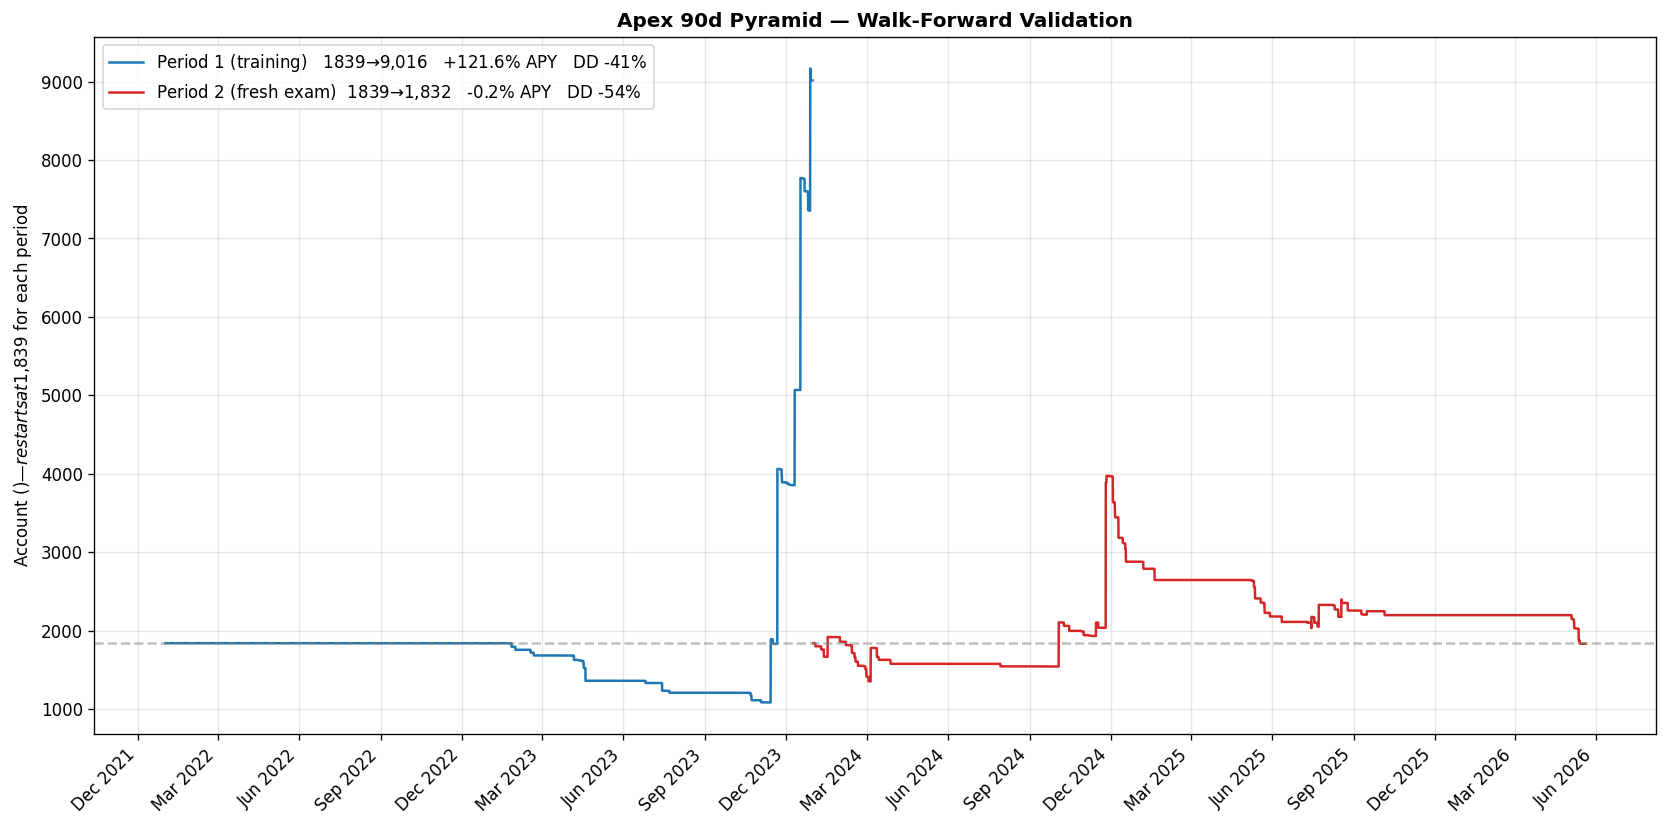

Python code for this plot:
"""
WALK-FORWARD VALIDATION on APEX 90d Pyramid (4H)

Period 1 ("training"):  Jan 2022 - Dec 2023  (the years where we observed the strategy work)
Period 2 ("fresh exam"): Jan 2024 - May 2026  (out-of-sample, what someone starting fresh would have)

If the strategy holds up in Period 2 with similar metrics → real edge.
If it falls apart in Period 2 → was curve-fit to 2023's bull run.

Same exact rules. Same code. Different time windows.
"""
import ccxt
import pandas as pd
import numpy as np
import matplotlib.pyplot as plt
import matplotlib.dates as mdates

ASSETS = ['BTC/USDT', 'ETH/USDT', 'SOL/USDT', 'LINK/USDT', 'ADA/USDT', 'SUI/USDT']

INITIAL_CAPITAL  = 1839.17
RISK_PCT         = 0.02
HARD_STOP_PCT    = 0.05
PYRAMID_N_STEP   = 1.0
MAX_UNITS        = 4
MAX_POSITIONS    = 3
MAX_LEVERAGE     = 20
FEE_PER_LEG      = 0.0010
LOOKBACK_BARS    = 540  # 90 days on 4H

exchange = ccxt.binance()
since_full = exchange.parse8601('2021-01-01T00:00:00Z')   # fetch from 2021 for warmup

def fetch_full(symbol, timeframe, since_ms, exchange):
    all_candles = []
    while True:
        batch = exchange.fetch_ohlcv(symbol, timeframe, since=since_ms, limit=1000)
        if not batch: break
        all_candles.extend(batch)
        since_ms = batch[-1][0] + 1
        if len(batch) < 1000: break
    return all_candles

print("Fetching 4H data...")
all_data = {}
for asset in ASSETS:
    raw = fetch_full(asset, '4h', since_full, exchange)
    if not raw or len(raw) < 220: continue
    df = pd.DataFrame(raw, columns=['ts','open','high','low','close','volume'])
    df['dt'] = pd.to_datetime(df['ts'], unit='ms', utc=True)
    df = df.set_index('dt').drop(columns='ts').sort_index()
    df = df[~df.index.duplicated(keep='last')]
    all_data[asset] = df
    print(f"  {asset}: {len(df)} bars")

def compute_indicators(df):
    df = df.copy()
    df['sma50']  = df['close'].rolling(50).mean()
    df['sma200'] = df['close'].rolling(200).mean()
    prev_close = df['close'].shift(1)
    tr = pd.concat([df['high']-df['low'], (df['high']-prev_close).abs(), (df['low']-prev_close).abs()], axis=1).max(axis=1)
    df['atr14'] = tr.ewm(alpha=1/14, adjust=False).mean()
    df['vol_sma20'] = df['volume'].rolling(20).mean()
    return df

for asset in list(all_data.keys()):
    all_data[asset] = compute_indicators(all_data[asset])

def is_breakout(df, i):
    if i < max(200, LOOKBACK_BARS): return False
    close = df['close'].iloc[i]
    sma50, sma200 = df['sma50'].iloc[i], df['sma200'].iloc[i]
    atr = df['atr14'].iloc[i]
    vol_sma = df['vol_sma20'].iloc[i]
    volume = df['volume'].iloc[i]
    if any(pd.isna(x) for x in [sma50, sma200, atr, vol_sma]): return False
    if not (close > sma50 > sma200): return False
    prev_high = df['high'].iloc[i-LOOKBACK_BARS:i].max()
    if not (close > prev_high): return False
    if not (volume > vol_sma * 1.5): return False
    return True

def run_backtest(data, start_date, end_date):
    """Run Apex 90d pyramid between start_date and end_date. Data includes warmup before start_date."""
    account = INITIAL_CAPITAL
    positions = {}
    trades = []
    eq_history = []

    # Build sorted date list within window
    all_dates = sorted(set().union(*[df.index for df in data.values()]))
    active_dates = [d for d in all_dates if start_date <= d <= end_date]

    for date in active_dates:
        # Manage existing positions
        for sym in list(positions.keys()):
            if date not in data[sym].index: continue
            df = data[sym]
            idx = df.index.get_loc(date)
            high = df['high'].iloc[idx]
            low  = df['low'].iloc[idx]
            close = df['close'].iloc[idx]
            pos = positions[sym]

            total_size = sum(u['size'] for u in pos['units'])
            wavg = sum(u['entry_price']*u['size'] for u in pos['units']) / total_size

            # Hard 5% stop (catastrophe)
            unrealized_low = (low - wavg) * total_size
            if unrealized_low <= -HARD_STOP_PCT * pos['acct_at_entry']:
                target_loss = -HARD_STOP_PCT * pos['acct_at_entry']
                exit_px = wavg + target_loss / total_size
                exit_fee = exit_px * total_size * FEE_PER_LEG
                exit_pnl = (exit_px - wavg) * total_size - exit_fee
                total_pnl = exit_pnl + pos.get('partial_pnl_net', 0)
                account += exit_pnl
                trades.append({'symbol': sym, 'entry_date': pos['entry_date'], 'exit_date': date,
                    'entry_price': pos['original_entry'], 'exit_price': exit_px,
                    'units': len(pos['units']), 'pnl_usd': total_pnl,
                    'R': total_pnl / (pos['acct_at_entry'] * RISK_PCT),
                    'exit_reason': 'hard_stop_5pct',
                    'duration_h': (date - pos['entry_date']).total_seconds()/3600,
                    'account': account})
                del positions[sym]
                continue

            # Trailing stop
            if low <= pos['common_stop']:
                exit_px = pos['common_stop']
                exit_fee = exit_px * total_size * FEE_PER_LEG
                exit_pnl = (exit_px - wavg) * total_size - exit_fee
                total_pnl = exit_pnl + pos.get('partial_pnl_net', 0)
                account += exit_pnl
                trades.append({'symbol': sym, 'entry_date': pos['entry_date'], 'exit_date': date,
                    'entry_price': pos['original_entry'], 'exit_price': exit_px,
                    'units': len(pos['units']), 'pnl_usd': total_pnl,
                    'R': total_pnl / (pos['acct_at_entry'] * RISK_PCT),
                    'exit_reason': 'trailing_stop',
                    'duration_h': (date - pos['entry_date']).total_seconds()/3600,
                    'account': account})
                del positions[sym]
                continue

            # Pyramid additions
            while len(pos['units']) < MAX_UNITS:
                next_trigger = pos['original_entry'] + len(pos['units']) * PYRAMID_N_STEP * pos['original_atr']
                if high < next_trigger: break
                unit_entry = next_trigger
                r_amt = pos['acct_at_entry'] * RISK_PCT
                unit_size = r_amt / (2 * pos['original_atr'])
                total_notional = sum(u['size']*close for u in pos['units']) + unit_size*close
                if total_notional / max(account, 1) > MAX_LEVERAGE: break
                entry_fee = unit_entry * unit_size * FEE_PER_LEG
                account -= entry_fee
                pos['partial_pnl_net'] = pos.get('partial_pnl_net', 0) - entry_fee
                pos['units'].append({'entry_price': unit_entry, 'size': unit_size})
                new_stop = unit_entry - 2 * pos['original_atr']
                if new_stop > pos['common_stop']:
                    pos['common_stop'] = new_stop

            # Trail with 20-bar low
            low_20 = df['low'].iloc[max(0, idx-20):idx].min()
            if low_20 > pos['common_stop']:
                pos['common_stop'] = low_20

        # New entries
        if len(positions) < MAX_POSITIONS:
            for sym, df in data.items():
                if sym in positions: continue
                if date not in df.index: continue
                idx = df.index.get_loc(date)
                if not is_breakout(df, idx): continue
                if idx + 1 >= len(df): continue
                entry_price = df['open'].iloc[idx + 1]
                atr = df['atr14'].iloc[idx]
                stop_price = entry_price - 2 * atr
                if stop_price >= entry_price: continue
                r_amt = account * RISK_PCT
                unit_size = r_amt / (entry_price - stop_price)
                if unit_size * entry_price / max(account,1) > MAX_LEVERAGE: continue
                entry_fee = entry_price * unit_size * FEE_PER_LEG
                account -= entry_fee
                positions[sym] = {
                    'entry_date': df.index[idx + 1], 'original_entry': entry_price,
                    'original_atr': atr, 'common_stop': stop_price,
                    'acct_at_entry': account + entry_fee,
                    'units': [{'entry_price': entry_price, 'size': unit_size}],
                    'partial_pnl_net': -entry_fee,
                }
                if len(positions) >= MAX_POSITIONS: break

        eq_history.append({'date': date, 'equity': account})

    # Close open positions at end
    for sym, pos in positions.items():
        df = data[sym]
        last_close = df['close'].loc[:end_date].iloc[-1]
        total_size = sum(u['size'] for u in pos['units'])
        wavg = sum(u['entry_price']*u['size'] for u in pos['units']) / total_size
        exit_fee = last_close * total_size * FEE_PER_LEG
        exit_pnl = (last_close - wavg) * total_size - exit_fee
        total_pnl = exit_pnl + pos.get('partial_pnl_net', 0)
        account += exit_pnl
        trades.append({'symbol': sym, 'entry_date': pos['entry_date'],
            'exit_date': df.loc[:end_date].index[-1],
            'entry_price': pos['original_entry'], 'exit_price': last_close,
            'units': len(pos['units']), 'pnl_usd': total_pnl,
            'R': total_pnl / (pos['acct_at_entry'] * RISK_PCT),
            'exit_reason': 'open_at_end',
            'duration_h': (df.loc[:end_date].index[-1] - pos['entry_date']).total_seconds()/3600,
            'account': account})

    return pd.DataFrame(trades), account, pd.DataFrame(eq_history).set_index('date')

# Define periods
P1_start = pd.Timestamp('2022-01-01', tz='UTC')
P1_end   = pd.Timestamp('2023-12-31', tz='UTC')
P2_start = pd.Timestamp('2024-01-01', tz='UTC')
P2_end   = pd.Timestamp('2026-05-31', tz='UTC')

print(f"\nRunning Period 1 (training): {P1_start.date()} → {P1_end.date()}...")
r1, final_1, eq_1 = run_backtest(all_data, P1_start, P1_end)
print(f"  {len(r1)} trades, final ${final_1:,.2f}")

print(f"Running Period 2 (fresh exam): {P2_start.date()} → {P2_end.date()}...")
r2, final_2, eq_2 = run_backtest(all_data, P2_start, P2_end)
print(f"  {len(r2)} trades, final ${final_2:,.2f}")

def stats(r, final, eq, label):
    if len(r) == 0:
        return {'label': label, 'trades':0,'wr':0,'aw':0,'al':0,'exp':0,'dd':0,'final':final,'ret':0,'apy':0,'big':0}
    r['win'] = r['R'] > 0
    wins, losses = r[r['win']], r[~r['win']]
    curve = [INITIAL_CAPITAL] + list(eq['equity'])
    peak = INITIAL_CAPITAL; mdd = 0
    for v in curve:
        if v > peak: peak = v
        d = (v-peak)/peak*100
        if d < mdd: mdd = d
    days = (eq.index[-1] - eq.index[0]).days
    apy = ((final/INITIAL_CAPITAL) ** (365/max(days,1)) - 1) * 100
    return {
        'label': label, 'trades': len(r), 'wr': len(wins)/len(r)*100,
        'aw': wins['R'].mean() if len(wins) else 0,
        'al': losses['R'].mean() if len(losses) else 0,
        'exp': r['R'].mean(),
        'big': r['R'].max(),
        'dd': mdd, 'final': final, 'ret': (final/INITIAL_CAPITAL-1)*100, 'apy': apy,
        'days': days,
    }

s1 = stats(r1, final_1, eq_1, "Period 1 (Jan22-Dec23)")
s2 = stats(r2, final_2, eq_2, "Period 2 (Jan24-May26)")

sep = "─" * 100
print(f"\n{'═'*100}")
print(f"  WALK-FORWARD VALIDATION — APEX 90d Pyramid 4H (6-asset curated universe)")
print(f"{'═'*100}")
print(f"  {'Metric':<28}{'Period 1 (training)':>22}{'Period 2 (fresh exam)':>22}{'Verdict':>22}")
print(sep)

def fmt_row(label, v1, v2, fmt='{:>+22.2f}', threshold_warn=None, units=''):
    """If threshold_warn given, compare and produce verdict."""
    v1s = fmt.format(v1) if v1 is not None else f"{'-':>22}"
    v2s = fmt.format(v2) if v2 is not None else f"{'-':>22}"
    verdict = ''
    if threshold_warn and v1 != 0:
        ratio = v2 / v1 if v1 > 0 else (1 if v2 > 0 else -1)
        if ratio < threshold_warn[0]:
            verdict = '🚨 degraded'
        elif ratio > threshold_warn[1]:
            verdict = '✅ improved'
        else:
            verdict = '✅ consistent'
    print(f"  {label:<28}{v1s}{v2s}{verdict:>22}")

print(f"  {'Days':<28}{s1['days']:>22}{s2['days']:>22}")
print(f"  {'Total trades':<28}{s1['trades']:>22}{s2['trades']:>22}")
fmt_row('Win rate %', s1['wr'], s2['wr'], '{:>22.1f}', (0.7, 1.3))
fmt_row('Avg win (R)', s1['aw'], s2['aw'], '{:>+22.2f}', (0.7, 1.3))
fmt_row('Avg loss (R)', s1['al'], s2['al'], '{:>+22.2f}')
fmt_row('Expectancy (R)', s1['exp'], s2['exp'], '{:>+22.3f}', (0.5, 1.5))
fmt_row('Biggest winner (R)', s1['big'], s2['big'], '{:>+22.2f}')
fmt_row('Max drawdown %', s1['dd'], s2['dd'], '{:>+22.2f}')
fmt_row('Final balance ($)', s1['final'], s2['final'], '{:>22,.2f}')
fmt_row('Total return %', s1['ret'], s2['ret'], '{:>+22.1f}')
fmt_row('APY %', s1['apy'], s2['apy'], '{:>+22.1f}', (0.3, 1.5))

# Chart both equity curves on same axes
fig, ax = plt.subplots(figsize=(14, 7))
ax.plot(eq_1.index, eq_1['equity'], color='#1f77b4', linewidth=1.5,
        label=f"Period 1 (training)   $1839 → ${s1['final']:,.0f}   {s1['apy']:+.1f}% APY   DD {s1['dd']:.0f}%")
# Continue period 2 equity but start from $1839 again (fresh)
ax.plot(eq_2.index, eq_2['equity'], color='#d62728', linewidth=1.5,
        label=f"Period 2 (fresh exam)  $1839 → ${s2['final']:,.0f}   {s2['apy']:+.1f}% APY   DD {s2['dd']:.0f}%")
ax.axhline(INITIAL_CAPITAL, color='gray', linestyle='--', alpha=0.5)
ax.set_ylabel('Account ($) — restarts at $1,839 for each period')
ax.set_title('Apex 90d Pyramid — Walk-Forward Validation', fontweight='bold')
ax.legend(loc='upper left')
ax.grid(True, alpha=0.3)
ax.xaxis.set_major_locator(mdates.MonthLocator(interval=3))
ax.xaxis.set_major_formatter(mdates.DateFormatter('%b %Y'))
plt.setp(ax.xaxis.get_majorticklabels(), rotation=45, ha='right')
plt.tight_layout()
plt.savefig('walkforward_apex.png', dpi=120, bbox_inches='tight')
print(f"\nChart -> walkforward_apex.png")

# Per-asset comparison
if len(r1) > 0 and len(r2) > 0:
    print(f"\n{sep}\n  PER-ASSET COMPARISON")
    print(sep)
    print(f"  {'Asset':<12}{'P1 trades':>12}{'P1 Exp R':>12}{'P1 P&L $':>14}{'P2 trades':>12}{'P2 Exp R':>12}{'P2 P&L $':>14}")
    all_syms = sorted(set(r1['symbol'].unique()) | set(r2['symbol'].unique()))
    for sym in all_syms:
        g1 = r1[r1['symbol']==sym]
        g2 = r2[r2['symbol']==sym]
        line = f"  {sym:<12}"
        if len(g1) > 0:
            line += f"{len(g1):>12}{g1['R'].mean():>+12.2f}{g1['pnl_usd'].sum():>+14,.2f}"
        else:
            line += f"{0:>12}{'-':>12}{0:>+14,.2f}"
        if len(g2) > 0:
            line += f"{len(g2):>12}{g2['R'].mean():>+12.2f}{g2['pnl_usd'].sum():>+14,.2f}"
        else:
            line += f"{0:>12}{'-':>12}{0:>+14,.2f}"
        print(line)
